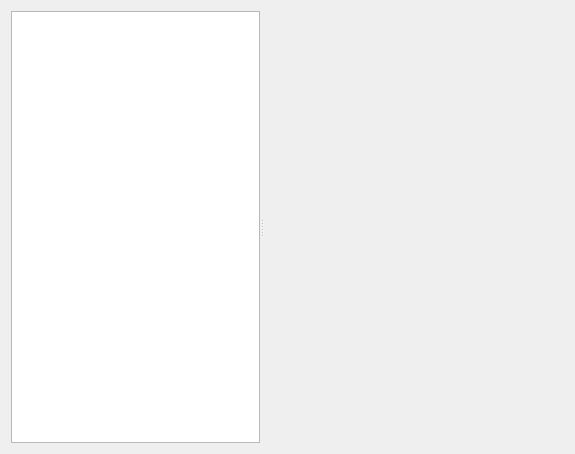
<?xml version="1.0" encoding="UTF-8"?>
<ui version="4.0">
 <class>MainTabs</class>
 <widget class="QWidget" name="MainTabs">
  <property name="geometry">
   <rect>
    <x>0</x>
    <y>0</y>
    <width>575</width>
    <height>454</height>
   </rect>
  </property>
  <property name="windowTitle">
   <string>Form</string>
  </property>
  <layout class="QGridLayout" name="gridLayout">
   <item row="0" column="0">
    <widget class="QSplitter" name="splitter">
     <property name="orientation">
      <enum>Qt::Horizontal</enum>
     </property>
     <property name="handleWidth">
      <number>4</number>
     </property>
     <widget class="QTreeWidget" name="tabs">
      <property name="editTriggers">
       <set>QAbstractItemView::NoEditTriggers</set>
      </property>
      <property name="allColumnsShowFocus">
       <bool>true</bool>
      </property>
      <attribute name="headerVisible">
       <bool>false</bool>
      </attribute>
      <column>
       <property name="text">
        <string notr="true">1</string>
       </property>
      </column>
     </widget>
     <widget class="QStackedWidget" name="webViews">
      <property name="minimumSize">
       <size>
        <width>300</width>
        <height>0</height>
       </size>
      </property>
     </widget>
    </widget>
   </item>
  </layout>
 </widget>
 <resources/>
 <connections/>
</ui>
